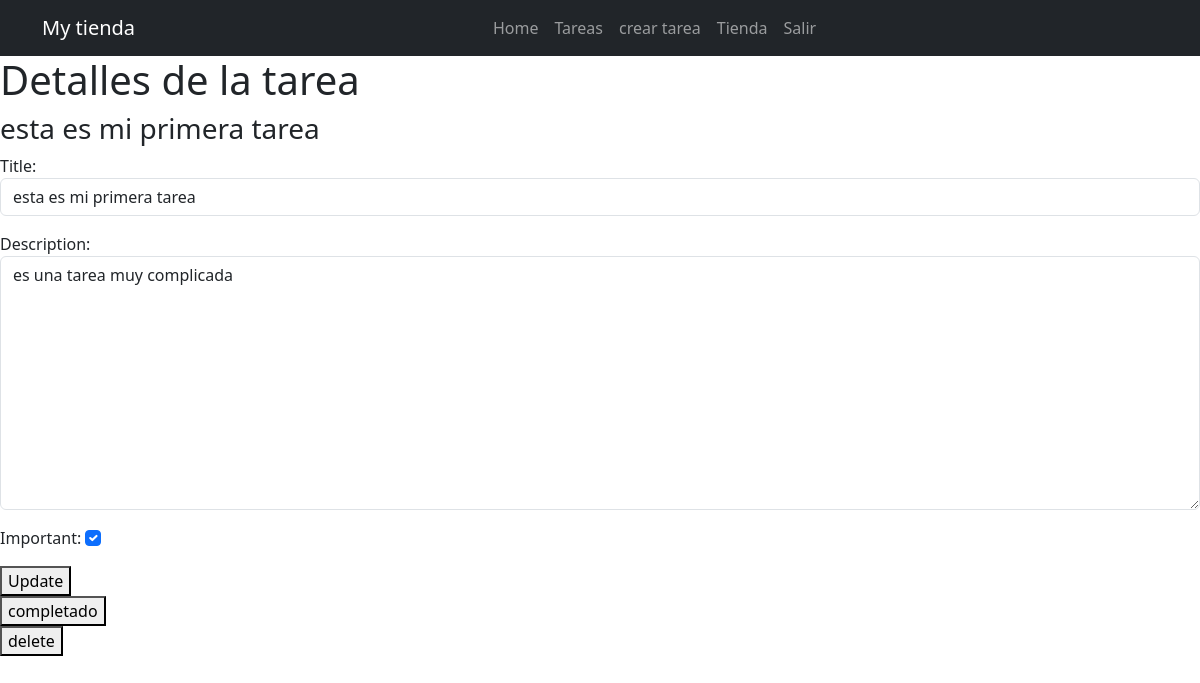
Screenshot of /task/8/ (signed in) with the database file from the repository.
### tasks/models.py (models this page shows, shortened)
class Task (models.Model):
    title = models.CharField(max_length=100)
    description = models.TextField(blank=True)
    created=models.DateTimeField(auto_now_add=True)
    datecompleted = models.DateField(null=True)
    important= models.BooleanField(default=False)
    user = models.ForeignKey(User,on_delete=models.CASCADE)

### tasks/views.py (the view, shortened to what this page needs)
# urls.py: path('task/<int:task_id>/', views.task_detail, name='task_detail'),
@login_required
def task_detail(request, task_id):
    if request.method == 'GET':
        task = get_object_or_404(Task, pk=task_id, user=request.user)
        form = TaskForm(instance=task)
        return render(request, 'task_details.html', {'task': task, 'form': form})

### tasks/forms.py
class TaskForm(forms.ModelForm):
    class Meta:
        model = Task
        fields= ['title','description','important']
        widgets= {
            'title': forms.TextInput(attrs={'class':'form-control','placeholder':'Escribe tu titulo'}),
            'description': forms.Textarea(attrs={'class':'form-control','placeholder':'Escribe tu titulo'}),
            'important': forms.CheckboxInput(attrs={'class':'form-check-input'}),
        }

### tasks/templates/task_details.html (shortened to what this page needs)
{% extends 'base.html' %}
{% block content %}
<h1>Detalles de la tarea</h1>
<h3>{{task.title}}</h3>
<form action="" method="POST">
  {% csrf_token %} {{form.as_p}}
  <button>Update</button>
</form>
<form action="{% url 'complete_task' task.id %}" method="POST">
  <button>completado</button>
</form>
<form action="{% url 'delete_task' task.id %}" method="POST">
    <button>
      delete
    </button>
  </form>
{% endblock %}

### rows the page displays
Task: title "esta es mi primera tarea", description "es una tarea muy complicada", important "☑"
